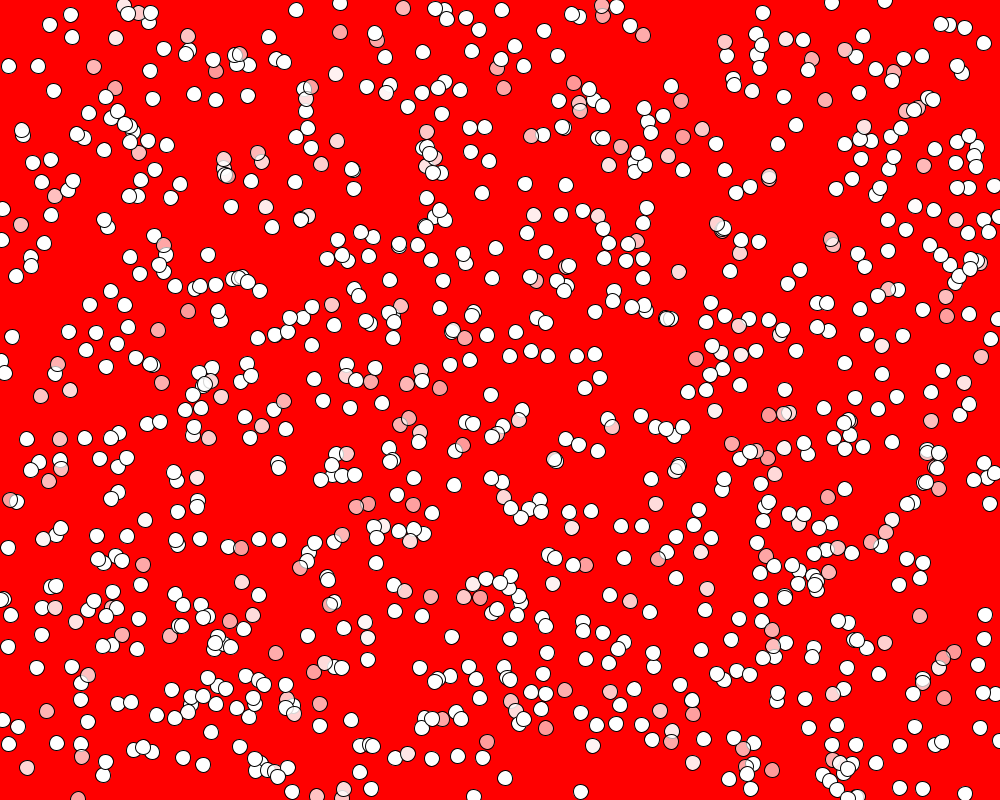
Frame 1 (no input)
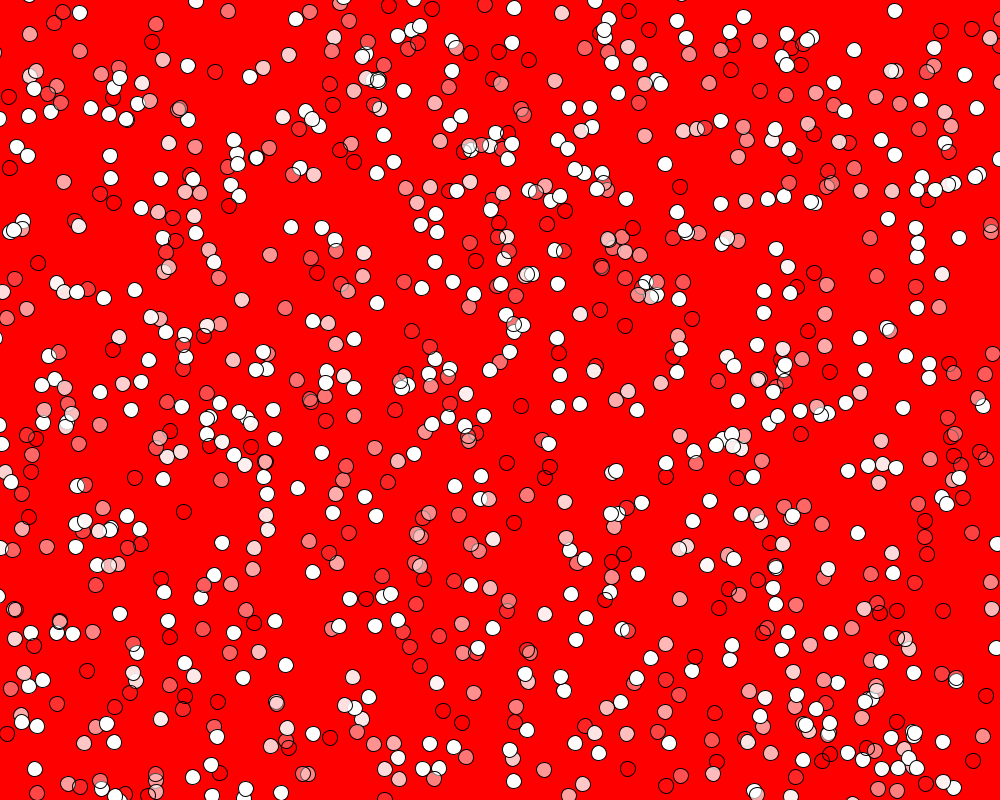
Frame 60 (the mouse pressed at the canvas centre just before this capture)
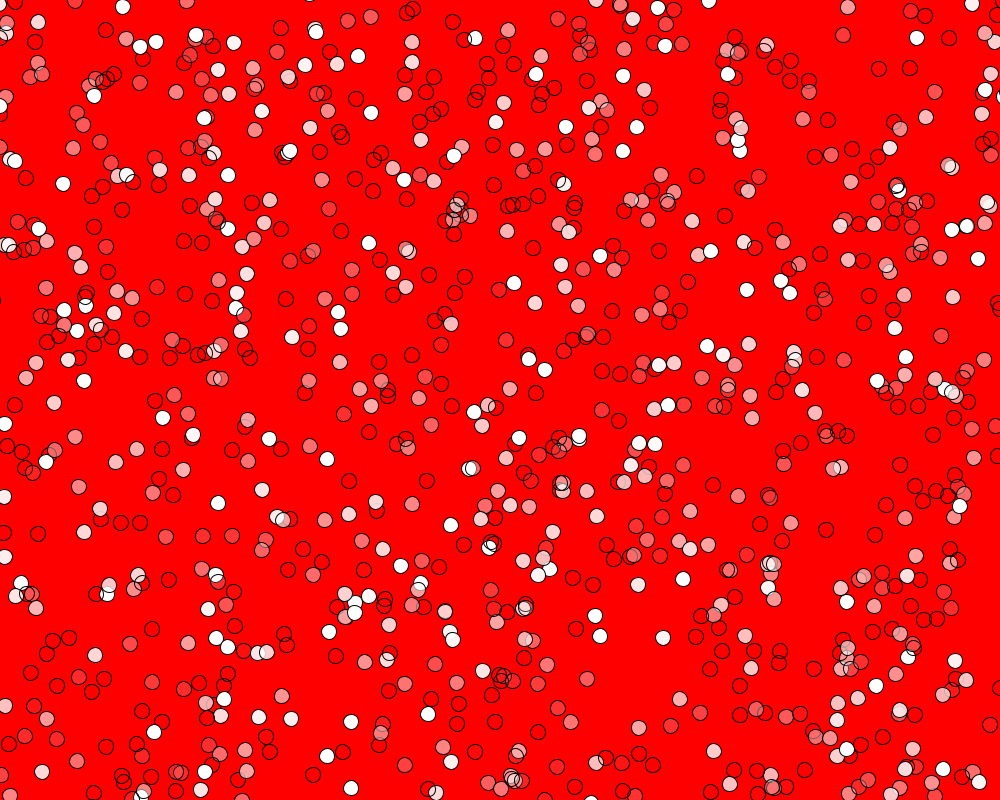
Frame 120 (the mouse held since frame 60 and released just before this capture)

The Processing sketch that drew these frames (run headless with seeded random() and noise(); from frame 60 on, the mouse is pressed at the canvas centre):

// Processing sketch: G_makethecirclesdieandmove
// ── G_makethecirclesdieandmove.pde

int NUMCIRCLES = 1000;


float[] thex = new float[NUMCIRCLES]; // x positions
float[] they = new float[NUMCIRCLES]; // y positions

float[] d  = new float[NUMCIRCLES]; // velocities
float[] t  = new float[NUMCIRCLES]; // angles

int i; // THE GREAT COUNTER VARIABLE

float dia = 15; // diameter of circle

float decay = 0.1; // decay amount

int oldmX, oldmY;


void setup()
{
  size(1000, 800);

  background(0);

  for (i=0;i<NUMCIRCLES;i++)
  {
    thex[i] = random(0, width);
    they[i] = random(0, height);

    d[i] = random(5, 20); // random velocity
    t[i] = random(0, TWO_PI); // random angle
  }
}

void draw()
{
  //background(0);

  
  // pythagorize me
  int xterm = (oldmX-mouseX)*(oldmX-mouseX);
  int yterm = (oldmY-mouseY)*(oldmY-mouseY);
  float velocityadd = sqrt(xterm + yterm);
  // angle
  float riserun = 0;
  float mouseangle = 0;
  if(xterm>0)
  {
     riserun = (oldmY-mouseY)/(oldmX-mouseX);
     //riserun = constrain(riserun, -1., 1.);
     mouseangle = atan(riserun);
     //println(mouseangle);
  }
  
  
  oldmX = mouseX;
  oldmY = mouseY;

  noStroke(); // this means no border
  fill(255, 0, 0, 255); // RGBA
  rect(0, 0, width, height);

  velocityadd = velocityadd * 0.003; // scale this

  stroke(0);

  for (i=0;i<NUMCIRCLES;i++)
  {

    fill(255, 255, 255, d[i]*30);
    ellipse(thex[i], they[i], dia, dia);

    thex[i] = thex[i]+d[i]*cos(t[i]);
    they[i] = they[i]+d[i]*sin(t[i]);

    // let's make it wrap
    if (thex[i]>width) t[i]=PI-t[i];
    if (thex[i]<0) t[i]=PI-t[i];
    if (they[i]>height) t[i]=TWO_PI-t[i];
    if (they[i]<0) t[i]=TWO_PI-t[i];
    
    d[i] = d[i]-decay;
    if(d[i]<0) d[i] = 0;
    d[i] = d[i] + velocityadd;
    t[i]+=mouseangle;
    
  }

  //println(frameRate); // how fast is my sketch?
}
